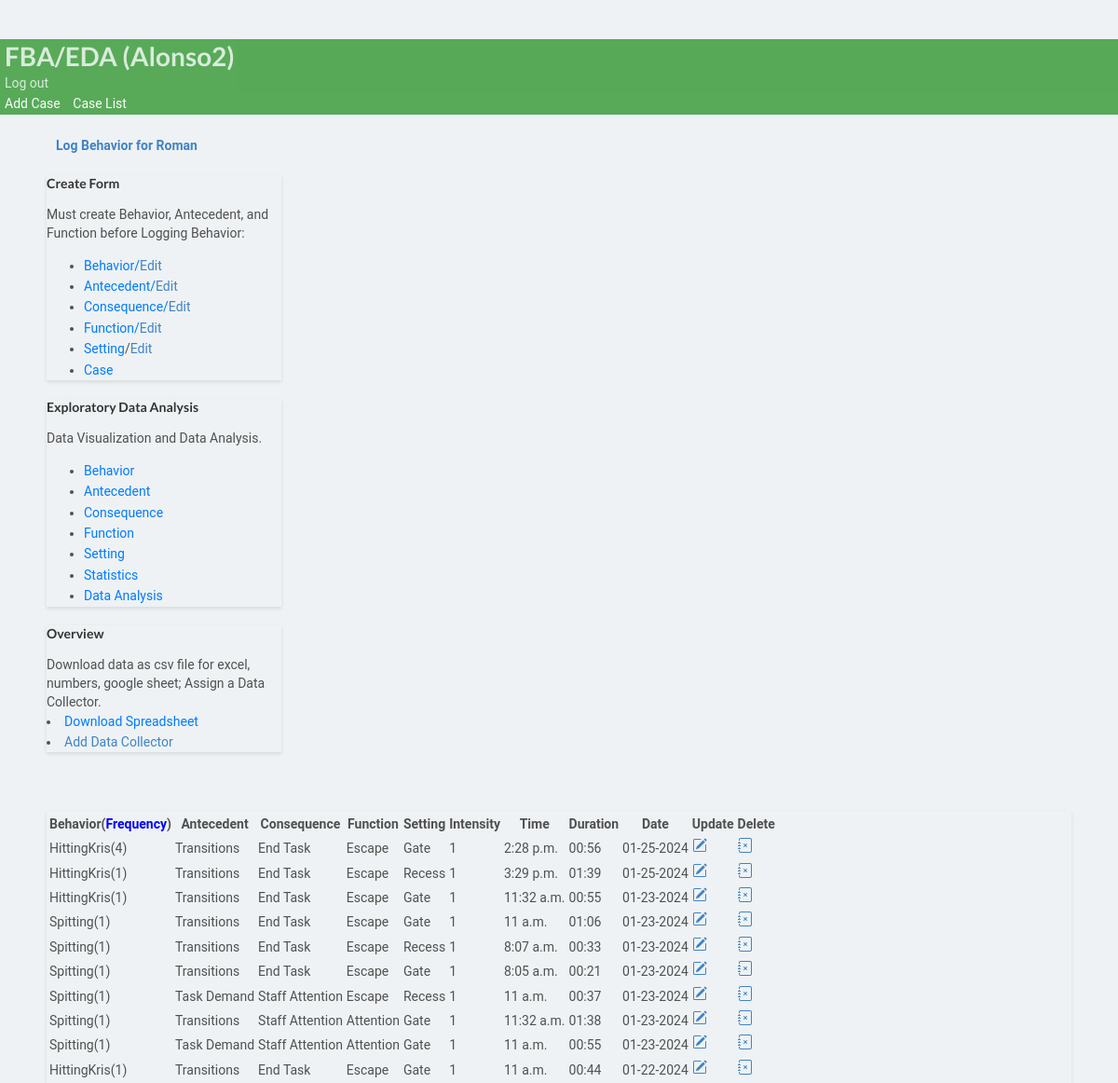
The app's page /dashboard/1/ (signed in) with its own data.
### bip/models.py (models this page shows, shortened)
class CustomUser(AbstractUser):
    bio = models.CharField(max_length=20, blank=True, null=True, verbose_name='Occupation')

class Student(models.Model):
        studentname= models.CharField(max_length=30,verbose_name= 'Name', null=True, blank=True)
        slug = models.SlugField(max_length=150,null=False,unique=False,blank=False,
        verbose_name=("Unique Identifier"),
        help_text=(
            "*Unique Identification allows another to use FBO form if provided by you only"
        ),
    )
        user_student = models.ForeignKey(CustomUser, on_delete=models.CASCADE,  default=None,related_name="postts")

class Case(models.Model):
        student= models.ForeignKey(Student,on_delete=models.CASCADE)
        behavior = models.ForeignKey(Behavior, on_delete=models.CASCADE)
        user = models.ForeignKey(CustomUser, on_delete=models.CASCADE, default=None)
        anticedent = models.ForeignKey(Anticedent,on_delete=models.CASCADE, verbose_name='Antecedent')
        function = models.ForeignKey(Function,on_delete=models.CASCADE)
        consequence = models.ForeignKey(Consequence,on_delete=models.CASCADE)
        enviroment = models.ForeignKey(Enviroment,on_delete=models.CASCADE, null=True, blank=True, verbose_name='Setting')
        date_created = models.DateField(null=True, blank=True, default=timezone.now, verbose_name='Date')
        duration = models.PositiveIntegerField(null=True, blank=True, verbose_name='Duration(Sec)')
        time = models.TimeField(null=True, blank=True)
        frequency = models.PositiveIntegerField(null=True, blank=True,  default=1, verbose_name='Frequency')
        intensity = models.PositiveIntegerField(null=True, blank=True,  default=1, validators=[
            MinValueValidator(1, message='Intensity must be at least 1(Mild).'),
            MaxValueValidator(3, message='Intensity options are 1(Mild), 2(Moderate),and 3(Severe).')
        ],
        verbose_name='Intensity')
        class Meta:
            ordering = ['-date_created']
        def time_change(self):
          return (time.strftime("%M:%S", time.gmtime(self.duration)) )

class Behavior(models.Model):
        behaviorincident = models.CharField(max_length=30,verbose_name= 'Behavior')
        behavior_definition = models.CharField(null=True, blank=True, max_length=1000,verbose_name= 'Behavior Definition')
        intensity_definition = models.TextField(max_length=1000, null=True, blank=True,verbose_name= 'Define Intensity for 1(Mild), 2(Moderate), 3(Severe)')
        student= models.ForeignKey(Student,on_delete=models.CASCADE)
        user = models.ForeignKey(CustomUser, on_delete=models.CASCADE,  default=None)
        def __str__(self):
          return self.behaviorincident

class Anticedent(models.Model):
        anticedentincident = models.CharField(max_length=50,verbose_name= 'Antecedent', null=True, blank=True)
        student= models.ForeignKey(Student,on_delete=models.CASCADE)
        anticedent_definition = models.CharField(null=True, blank=True, max_length=1000, verbose_name= 'Antecedent Definition')
        user = models.ForeignKey(CustomUser, on_delete=models.CASCADE,  default=None)
        def __str__(self):
          return self.anticedentincident

class Consequence(models.Model):
        behaviorconsequence = models.CharField(max_length=30, null=True, blank=True,verbose_name= 'Consequence')
        student= models.ForeignKey(Student,on_delete=models.CASCADE)
        user = models.ForeignKey(CustomUser, on_delete=models.CASCADE,  default=None)
        def __str__(self):
          return self.behaviorconsequence

class Function(models.Model):
        behaviorfunction = models.CharField(max_length=30, null=True, blank=True,verbose_name= 'Function')
        student= models.ForeignKey(Student,on_delete=models.CASCADE)
        user = models.ForeignKey(CustomUser, on_delete=models.CASCADE,  default=None)
        def __str__(self):
          return self.behaviorfunction

class Enviroment(models.Model):
        behaviorenviroment = models.CharField(max_length=50, null=True, blank=True,verbose_name= 'Setting')
        student= models.ForeignKey(Student,on_delete=models.CASCADE)
        user = models.ForeignKey(CustomUser, on_delete=models.CASCADE,  default=None)
        def __str__(self):
            return self.behaviorenviroment or ''

### bip/views.py (the view)
# urls.py: path('dashboard/<pk>/', views.dashboard, name='dashboard'),
@login_required(login_url='case_manager_login')
@user_passes_test(is_case_manager)
def dashboard(request, pk):
    student = get_object_or_404(Student, pk=pk)
    student_behaviors = student.case_set.all()
    student_time = student.case_set.filter(time__isnull=False).first()
    student_duration = student.case_set.filter(duration__isnull=False).first()
    student_enviroment = student.case_set.filter(enviroment__isnull=False).first()
    context = {
    'student_behaviors': student_behaviors,
    "student":student,
    'student_time':student_time,
    'student_duration':student_duration,
    'student_enviroment':student_enviroment,
    }
    return render(request, 'bip/dashboard.html',context, )

### bip/context_processors.py (called while the page is built)
def user_context(request):
    user = get_user(request)
    return {'user': user}

### bip/templatetags/custom_filters.py (called while the page is built)
@register.filter(name='is_case_manager')
def is_case_manager(user):
    return user.groups.filter(name='CASE MANAGER').exists()

### bip/views.py (called while the page is built)
def is_case_manager(user):
    return user.groups.filter(name='CASE MANAGER').exists()

### bip/templates/bip/dashboard.html (shortened to what this page needs)
{% extends 'partials/base.html' %}
{% block content %}
<br>
<div class="container my-4">
  <div class="nav-button">
    <a class="btn btn-outline-info" href="{% url 'bip:create_incident' student.id %}"> <b> Log Behavior for {{student.studentname}}</b></a>
  </div>
<div class="row">
  <div class="col-md">
    <div class="card card" style="width: 18rem;">
      <div class="card-body">
        <h5 class="card-title">Create Form</h5>
        <p class="card-text">Must create Behavior, Antecedent, and Function  before Logging Behavior:</p>
              <ul class="list-group list-group-flush">
                      <li class="list-group-item"><a  href="{% url 'bip:create_behavior' student.id %}" class="card-link">Behavior/</a><a href="{% url 'bip:edit_behavior' student.id %}" >Edit</a></li>
                      <li class="list-group-item"><a href="{% url 'bip:create_anticedent' student.id %}" class="card-link">Antecedent/</a><a href="{% url 'bip:edit_anticedent' student.id %}">Edit</a></li>
                      <li class="list-group-item"><a href="{% url 'bip:create_consequence' student.id %}" class="card-link">Consequence/</a><a href="{% url 'bip:edit_consequence' student.id %}">Edit</a></li>
                      <li class="list-group-item"><a  href="{% url 'bip:create_function' student.id %}" class="card-link">Function/</a><a  href="{% url 'bip:edit_function' student.id %}">Edit</a></li>
                      <li class="list-group-item"><a  href="{% url 'bip:create_setting' student.id %}" class="card-link">Setting</a>/<a  href="{% url 'bip:edit_setting' student.id %}">Edit</a></li>
                      <li class="list-group-item"><a  href="{% url 'bip:student_profile' student.id %}" class="card-link">Case</a></li>
              </ul>
    </div>
  </div>
</div>
  <div class="col-md">
    <div class="card card" style="width: 18rem;">
      <div class="card-body">
        <h5 class="card-title">Exploratory Data Analysis</h5>
        <p class="card-text"> Data Visualization and Data Analysis.</p>
      </div>
      <ul class="list-group list-group-flush">
        <li class="list-group-item"><a href="{% url 'bip:snapshot' student.id %}" class="card-link">Behavior</a></li>
        <li class="list-group-item"><a href="{% url 'bip:anticedent' student.pk %}" class="card-link">Antecedent</a></li>
        <li class="list-group-item"><a href="{% url 'bip:consequence' student.pk %}" class="card-link">Consequence</a></li>
        <li class="list-group-item"><a href="{% url 'bip:function' student.pk %}" class="card-link">Function</a></li>
        <li class="list-group-item"><a href="{% url 'bip:setting' student.pk %}" class="card-link">Setting</a></li>
        <li class="list-group-item"><a a href="{% url 'bip:correlation' student.id %}" class="card-link">Statistics</a></li>
       <li class="list-group-item"><a a href="{% url 'bip:filter_data' student.id %}" class="card-link">Data Analysis</a></li>
      </ul>
    </div>
  </div>
  <div class="col-md">
    <div class="card card" style="width: 18rem;">
      <div class="card-body">
        <h5 class="card-title">Overview</h5>
        <p class="card-text">Download data as csv file for excel, numbers, google sheet; Assign a Data Collector.</p>
      </div>
        <li class="list-group-item"><a href="{% url 'bip:export' student.id %}" class="card-link">Download Spreadsheet</a></li>
       <li class="list-group-item"><a  href="{% url 'bip:assign_data_entry' student.id %}">Add Data Collector</a></li>
    </div>
  </div>
</div>
<br>
<div class="row">
  <div class="col-md">
    <div class="card card-body">
      <table class="table table-striped">
        <tr>
          <th>Behavior(<a  data-toggle="popover" data-placement="top" data-content="Why Frequency?
            To count the number of times the same behavior occured within one incident
            (ie. headbanging, hitting etc.)."><span style="color: blue;">Frequency</span></a>)</th>
          <th>Antecedent</th>
          <th>Consequence</th>
          <th>Function</th>
          {% if student_enviroment %}
          <th>Setting</th>
          {% endif %}
          <th>Intensity</th>
          {% if student_time %}
        <th>Time</th>
        {% endif %}
        {% if student_duration %}
        <th>Duration</th>
        {% endif %}
          <th>Date</th>
          <th>Update</th>
          <th>Delete</th>
        </tr>
        {% for incident in student_behaviors %}
        <tr>
          <td>{{incident.behavior }}({{incident.frequency }})</td>
          <td>{{incident.anticedent}}</td>
          <td>{{incident.consequence}}</td>
          <td>{{incident.function}}</td>
          {% if incident.enviroment%}
          <td>{{incident.enviroment}}</td>
          {% endif %}
          {% if incident.intensity %}
          <td>{{incident.intensity}}</td>
          {% endif %}
          {% if incident.time %}
          <td>{{incident.time}}</td>
          {% endif %}
          {% if incident.duration%}
          <td>{{incident.time_change}}</td>
          {% endif %}
          <td>{{incident.date_created|date:'m-d-Y'}}</td>
          <td> <a class="btn btn-warning" href="{% url 'bip:updatepost' pk=incident.pk student_id=incident.student_id %}" ></a></td>
          <td> <a class="btn btn-danger" href="{% url 'bip:delete_post' pk=incident.pk  %}"></a></td>
           {% endfor%}
        </tr>
      </table>
    </div>
  </div>
</div>
</div>
{% endblock %}

### bip/templates/partials/nav.html (shortened to what this page needs)
{% load custom_filters %}
  <nav class="navbar navbar-dark ">
          <div class="navbar navbar-expand-lg">
                    {% if user.is_authenticated  %}
                    <div class="navbar-new">
                    <h1 class="logo"> <a class="colorwhite" href="">FBA/EDA ({{ user.username }})</a></h1>
          </div>
              <a class='colorwhite' class="nav-item nav-link" href="{% url 'bip:logout' %}"  >Log out</a>
          </div>
                 <div class="navbar-nav ml-auto">
                        {% if user|is_case_manager %}
              <a class="colorwhite" href="{% url 'bip:create_student' %}">Add Case</a>
              <a class="colorwhite" href="{% url 'bip:for_user' username=user.username %}">Case List</a>
                </div>
                {% endif %}
        {% endif %}
</nav>

### staticfiles/static_cdn/static_root/css/style.css (style rules this page uses)
body { background: white }
.navbar { opacity: 0.8; transition: 0.5s; background-color: #393 !important; color: #393; opacity: 0.8; transition: 0.5s; }
.navbar .colorwhite { color: white; ; text-decoration: none; padding: 5px; }
body { padding-top: 3rem; padding-bottom: 3rem; color: rgb(var(--bs-tertiary-color-rgb)); }

### bip/templates/bip/dashboard.html (style rules this page uses)
body { font-family: 'Roboto', sans-serif; background-color: #eef2f4; color: #505050; line-height: 1.6; }
.container { max-width: 1100px; margin: auto; }
.nav-button { margin-bottom: 20px; }
.btn-outline-info { width: 100%; padding: 10px; margin-bottom: 20px; }
.card { margin-bottom: 20px; box-shadow: 0 2px 4px rgba(0, 0, 0, 0.1); }
.card-title { color: #333; }
.card-link { color: #007bff; }
.table { margin-top: 20px; }

### records on screen
CustomUser: username "Alonso2"
Student: studentname "Roman"
Case: behavior "HittingKris", frequency "4", anticedent "Transitions", consequence "End Task", function "Escape", enviroment "Gate", intensity "1", time "2:28 p.m.", time_change "00:56", date_created "01-25-2024"
Case: behavior "HittingKris", frequency "1", anticedent "Transitions", consequence "End Task", function "Escape", enviroment "Recess", intensity "1", time "3:29 p.m.", time_change "01:39", date_created "01-25-2024"
Case: behavior "HittingKris", frequency "1", anticedent "Transitions", consequence "End Task", function "Escape", enviroment "Gate", intensity "1", time "11:32 a.m.", time_change "00:55", date_created "01-23-2024"
Case: behavior "Spitting", frequency "1", anticedent "Transitions", consequence "End Task", function "Escape", enviroment "Gate", intensity "1", time "11 a.m.", time_change "01:06", date_created "01-23-2024"
Case: behavior "Spitting", frequency "1", anticedent "Transitions", consequence "End Task", function "Escape", enviroment "Recess", intensity "1", time "8:07 a.m.", time_change "00:33", date_created "01-23-2024"
Case: behavior "Spitting", frequency "1", anticedent "Transitions", consequence "End Task", function "Escape", enviroment "Gate", intensity "1", time "8:05 a.m.", time_change "00:21", date_created "01-23-2024"
Case: behavior "Spitting", frequency "1", anticedent "Task Demand", consequence "Staff Attention", function "Escape", enviroment "Recess", intensity "1", time "11 a.m.", time_change "00:37", date_created "01-23-2024"
Case: behavior "Spitting", frequency "1", anticedent "Transitions", consequence "Staff Attention", function "Attention", enviroment "Gate", intensity "1", time "11:32 a.m.", time_change "01:38", date_created "01-23-2024"
Case: behavior "Spitting", frequency "1", anticedent "Task Demand", consequence "Staff Attention", function "Attention", enviroment "Gate", intensity "1", time "11 a.m.", time_change "00:55", date_created "01-23-2024"
Case: behavior "HittingKris", frequency "1", anticedent "Transitions", consequence "End Task", function "Escape", enviroment "Gate", intensity "1", time "11 a.m.", time_change "00:44", date_created "01-22-2024"
